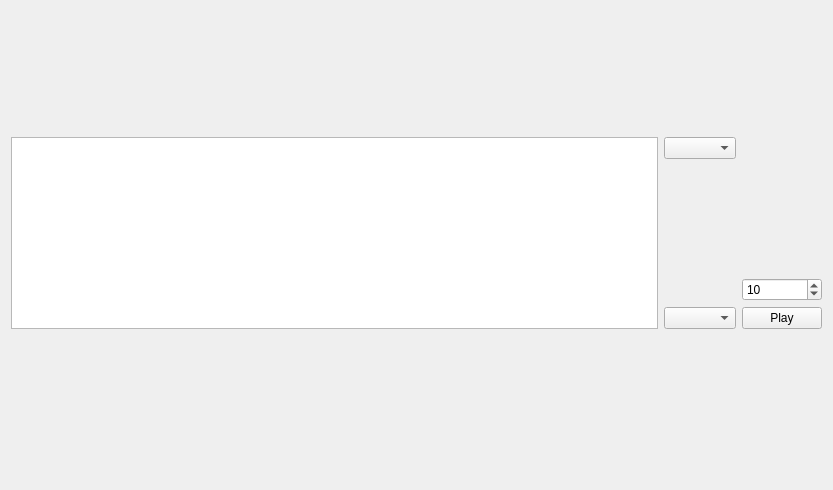
<?xml version="1.0" encoding="UTF-8"?>
<ui version="4.0">
 <class>DilemaGui</class>
 <widget class="QWidget" name="DilemaGui">
  <property name="geometry">
   <rect>
    <x>0</x>
    <y>0</y>
    <width>833</width>
    <height>490</height>
   </rect>
  </property>
  <property name="windowTitle">
   <string>Dialog</string>
  </property>
  <layout class="QGridLayout" name="gridLayout">
   <item row="0" column="0">
    <spacer name="verticalSpacer">
     <property name="orientation">
      <enum>Qt::Vertical</enum>
     </property>
     <property name="sizeHint" stdset="0">
      <size>
       <width>20</width>
       <height>40</height>
      </size>
     </property>
    </spacer>
   </item>
   <item row="3" column="4">
    <widget class="QComboBox" name="comboBoxPlayer2"/>
   </item>
   <item row="10" column="4">
    <spacer name="verticalSpacer_5">
     <property name="orientation">
      <enum>Qt::Vertical</enum>
     </property>
     <property name="sizeHint" stdset="0">
      <size>
       <width>20</width>
       <height>40</height>
      </size>
     </property>
    </spacer>
   </item>
   <item row="0" column="4">
    <spacer name="verticalSpacer_2">
     <property name="orientation">
      <enum>Qt::Vertical</enum>
     </property>
     <property name="sizeHint" stdset="0">
      <size>
       <width>20</width>
       <height>40</height>
      </size>
     </property>
    </spacer>
   </item>
   <item row="3" column="0" rowspan="7">
    <widget class="QTextEdit" name="textEditScoreList"/>
   </item>
   <item row="10" column="0" rowspan="4">
    <spacer name="verticalSpacer_3">
     <property name="orientation">
      <enum>Qt::Vertical</enum>
     </property>
     <property name="sizeHint" stdset="0">
      <size>
       <width>20</width>
       <height>40</height>
      </size>
     </property>
    </spacer>
   </item>
   <item row="9" column="4">
    <widget class="QComboBox" name="comboBoxPlayer1"/>
   </item>
   <item row="9" column="5">
    <widget class="QPushButton" name="pushButtonPlay">
     <property name="text">
      <string>Play</string>
     </property>
    </widget>
   </item>
   <item row="8" column="5">
    <widget class="QSpinBox" name="spinBoxNumberOfGames">
     <property name="value">
      <number>10</number>
     </property>
    </widget>
   </item>
   <item row="4" column="4" rowspan="5">
    <spacer name="verticalSpacer_6">
     <property name="orientation">
      <enum>Qt::Vertical</enum>
     </property>
     <property name="sizeHint" stdset="0">
      <size>
       <width>20</width>
       <height>40</height>
      </size>
     </property>
    </spacer>
   </item>
  </layout>
 </widget>
 <resources/>
 <connections/>
</ui>
